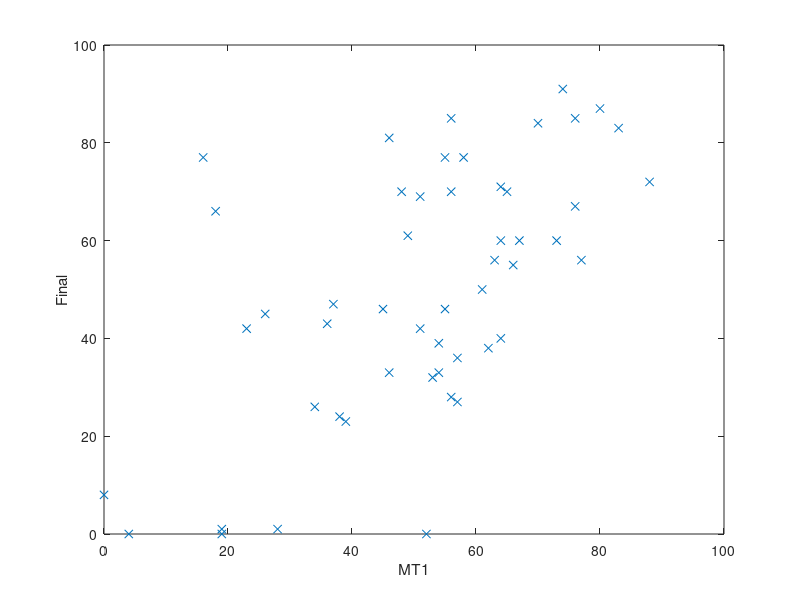
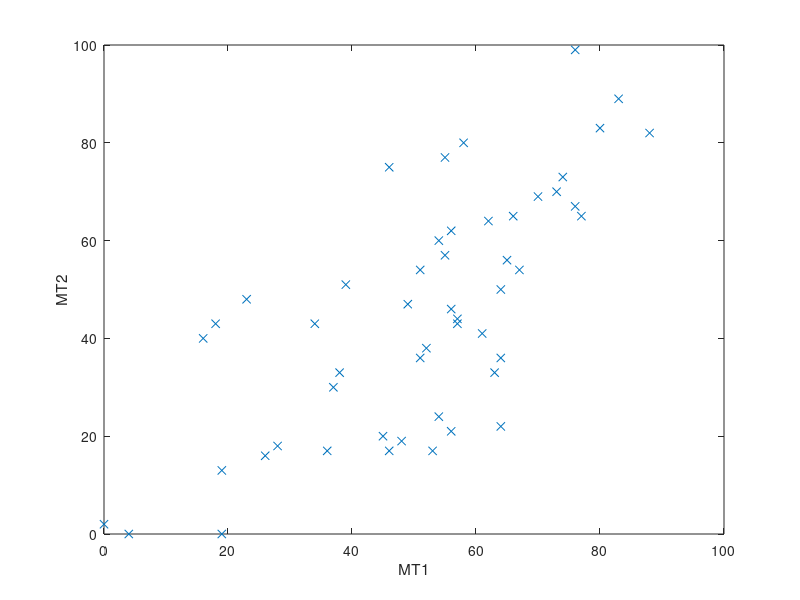
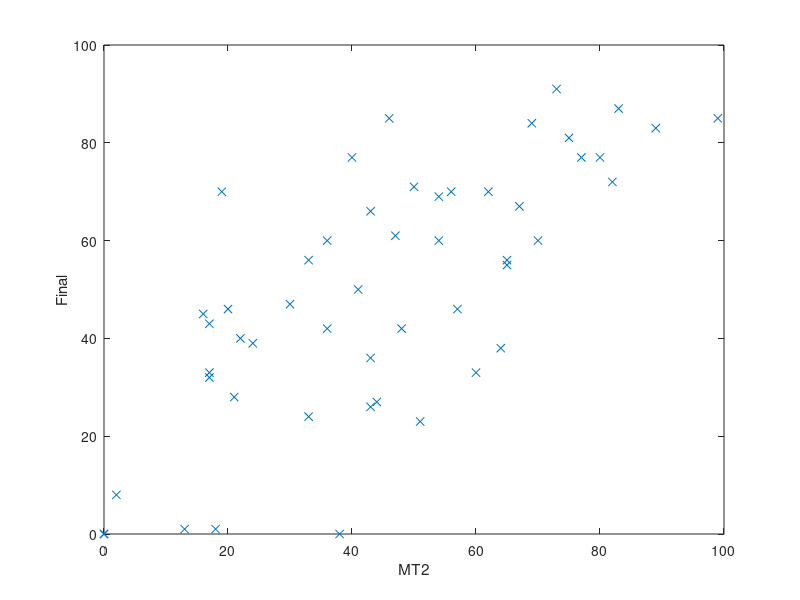

MATLAB code to generate these figures, in order:
a=[
76	99	85
83	89	83
80	83	87
74	73	91
88	82	72
70	69	84
58	80	77
55	77	77
76	67	67
46	75	81
73	70	60
77	65	56
65	56	70
56	46	85
56	62	70
64	50	71
66	65	55
67	54	60
51	54	69
62	64	38
64	36	60
49	47	61
55	57	46
61	41	50
63	33	56
54	60	33
48	19	70
16	40	77
18	43	66
57	43	36
51	36	42
57	44	27
64	22	40
54	24	39
23	48	42
37	30	47
45	20	46
39	51	23
34	43	26
56	21	28
53	17	32
36	17	43
38	33	24
46	17	33
26	16	45
52	38	0
28	18	1
19	13	1
19	0	0
0	2	8
4	0	0];    

numstu=size(a,1);
a2=a-repmat(mean(a),numstu,1);
q=a2'*a2/numstu;d=sqrt(diag(q));a3=a2*inv(diag(d));
a3'*a3/numstu

figure(1),plot(a(:,1),a(:,3),'x');xlabel('MT1');ylabel('Final'); %print -djpeg90 -f1 mt1_final.jpeg
figure(2),plot(a(:,1),a(:,2),'x');xlabel('MT1');ylabel('MT2'); %print -djpeg90 -f1 mt1_mt2.jpeg
figure(3),plot(a(:,2),a(:,3),'x');xlabel('MT2');ylabel('Final'); %print -djpeg90 -f1 mt2_final.jpeg
